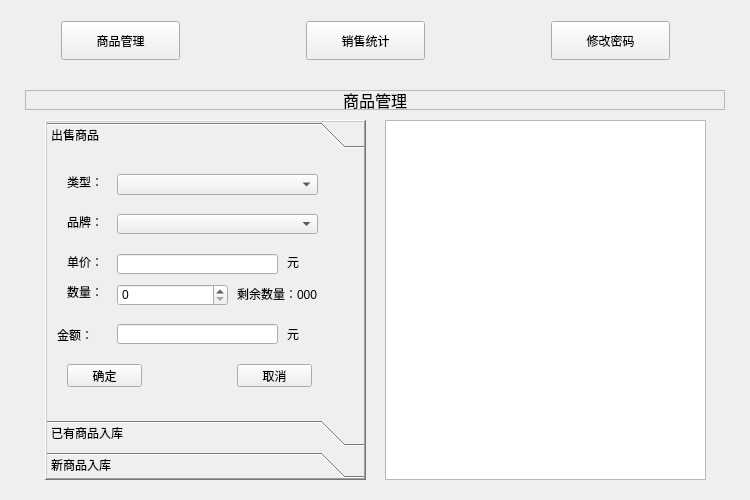
<?xml version="1.0" encoding="UTF-8"?>
<ui version="4.0">
 <class>Widget</class>
 <widget class="QWidget" name="Widget">
  <property name="geometry">
   <rect>
    <x>0</x>
    <y>0</y>
    <width>750</width>
    <height>500</height>
   </rect>
  </property>
  <property name="windowTitle">
   <string>数据管理系统</string>
  </property>
  <widget class="QWidget" name="layoutWidget">
   <property name="geometry">
    <rect>
     <x>50</x>
     <y>10</y>
     <width>631</width>
     <height>61</height>
    </rect>
   </property>
   <layout class="QHBoxLayout" name="horizontalLayout">
    <property name="sizeConstraint">
     <enum>QLayout::SetDefaultConstraint</enum>
    </property>
    <item>
     <widget class="QPushButton" name="manageBtn">
      <property name="sizePolicy">
       <sizepolicy hsizetype="Expanding" vsizetype="Expanding">
        <horstretch>0</horstretch>
        <verstretch>0</verstretch>
       </sizepolicy>
      </property>
      <property name="text">
       <string>商品管理</string>
      </property>
     </widget>
    </item>
    <item>
     <spacer name="horizontalSpacer_3">
      <property name="orientation">
       <enum>Qt::Horizontal</enum>
      </property>
      <property name="sizeHint" stdset="0">
       <size>
        <width>40</width>
        <height>20</height>
       </size>
      </property>
     </spacer>
    </item>
    <item>
     <widget class="QPushButton" name="chartBtn">
      <property name="sizePolicy">
       <sizepolicy hsizetype="Expanding" vsizetype="Expanding">
        <horstretch>0</horstretch>
        <verstretch>0</verstretch>
       </sizepolicy>
      </property>
      <property name="text">
       <string>销售统计</string>
      </property>
     </widget>
    </item>
    <item>
     <spacer name="horizontalSpacer_2">
      <property name="orientation">
       <enum>Qt::Horizontal</enum>
      </property>
      <property name="sizeHint" stdset="0">
       <size>
        <width>40</width>
        <height>20</height>
       </size>
      </property>
     </spacer>
    </item>
    <item>
     <widget class="QPushButton" name="passwordBtn">
      <property name="sizePolicy">
       <sizepolicy hsizetype="Expanding" vsizetype="Expanding">
        <horstretch>0</horstretch>
        <verstretch>0</verstretch>
       </sizepolicy>
      </property>
      <property name="text">
       <string>修改密码</string>
      </property>
     </widget>
    </item>
   </layout>
  </widget>
  <widget class="QStackedWidget" name="stackedWidget">
   <property name="geometry">
    <rect>
     <x>25</x>
     <y>70</y>
     <width>700</width>
     <height>410</height>
    </rect>
   </property>
   <property name="currentIndex">
    <number>0</number>
   </property>
   <widget class="QWidget" name="managePage">
    <widget class="QLabel" name="label">
     <property name="geometry">
      <rect>
       <x>0</x>
       <y>20</y>
       <width>700</width>
       <height>20</height>
      </rect>
     </property>
     <property name="font">
      <font>
       <pointsize>12</pointsize>
      </font>
     </property>
     <property name="frameShape">
      <enum>QFrame::StyledPanel</enum>
     </property>
     <property name="text">
      <string>商品管理</string>
     </property>
     <property name="alignment">
      <set>Qt::AlignCenter</set>
     </property>
    </widget>
    <widget class="QToolBox" name="toolBox">
     <property name="geometry">
      <rect>
       <x>20</x>
       <y>50</y>
       <width>321</width>
       <height>360</height>
      </rect>
     </property>
     <property name="frameShape">
      <enum>QFrame::WinPanel</enum>
     </property>
     <property name="frameShadow">
      <enum>QFrame::Raised</enum>
     </property>
     <widget class="QWidget" name="toolBoxPage1">
      <property name="geometry">
       <rect>
        <x>0</x>
        <y>0</y>
        <width>317</width>
        <height>254</height>
       </rect>
      </property>
      <attribute name="label">
       <string>出售商品</string>
      </attribute>
      <widget class="QLabel" name="label_9">
       <property name="geometry">
        <rect>
         <x>10</x>
         <y>170</y>
         <width>36</width>
         <height>21</height>
        </rect>
       </property>
       <property name="text">
        <string>金额：</string>
       </property>
      </widget>
      <widget class="QPushButton" name="sellCancelBtn">
       <property name="geometry">
        <rect>
         <x>190</x>
         <y>210</y>
         <width>75</width>
         <height>23</height>
        </rect>
       </property>
       <property name="text">
        <string>取消</string>
       </property>
      </widget>
      <widget class="QLabel" name="label_6">
       <property name="geometry">
        <rect>
         <x>20</x>
         <y>20</y>
         <width>36</width>
         <height>16</height>
        </rect>
       </property>
       <property name="text">
        <string>类型：</string>
       </property>
      </widget>
      <widget class="QLabel" name="label_7">
       <property name="geometry">
        <rect>
         <x>20</x>
         <y>60</y>
         <width>36</width>
         <height>16</height>
        </rect>
       </property>
       <property name="text">
        <string>品牌：</string>
       </property>
      </widget>
      <widget class="QComboBox" name="sellTypeComboBox">
       <property name="geometry">
        <rect>
         <x>70</x>
         <y>20</y>
         <width>201</width>
         <height>21</height>
        </rect>
       </property>
       <property name="sizePolicy">
        <sizepolicy hsizetype="Expanding" vsizetype="Fixed">
         <horstretch>0</horstretch>
         <verstretch>0</verstretch>
        </sizepolicy>
       </property>
      </widget>
      <widget class="QComboBox" name="sellBrandComboBox">
       <property name="geometry">
        <rect>
         <x>70</x>
         <y>60</y>
         <width>201</width>
         <height>20</height>
        </rect>
       </property>
       <property name="sizePolicy">
        <sizepolicy hsizetype="Expanding" vsizetype="Fixed">
         <horstretch>0</horstretch>
         <verstretch>0</verstretch>
        </sizepolicy>
       </property>
      </widget>
      <widget class="QPushButton" name="sellOkBtn">
       <property name="geometry">
        <rect>
         <x>20</x>
         <y>210</y>
         <width>75</width>
         <height>23</height>
        </rect>
       </property>
       <property name="text">
        <string>确定</string>
       </property>
      </widget>
      <widget class="QLabel" name="label_8">
       <property name="geometry">
        <rect>
         <x>20</x>
         <y>130</y>
         <width>36</width>
         <height>16</height>
        </rect>
       </property>
       <property name="text">
        <string>数量：</string>
       </property>
      </widget>
      <widget class="QSpinBox" name="sellNumSpinBox">
       <property name="geometry">
        <rect>
         <x>70</x>
         <y>130</y>
         <width>111</width>
         <height>22</height>
        </rect>
       </property>
      </widget>
      <widget class="QLineEdit" name="sellSumLineEdit">
       <property name="geometry">
        <rect>
         <x>70</x>
         <y>170</y>
         <width>161</width>
         <height>20</height>
        </rect>
       </property>
       <property name="readOnly">
        <bool>true</bool>
       </property>
      </widget>
      <widget class="QLabel" name="label_13">
       <property name="geometry">
        <rect>
         <x>240</x>
         <y>170</y>
         <width>31</width>
         <height>20</height>
        </rect>
       </property>
       <property name="text">
        <string>元</string>
       </property>
      </widget>
      <widget class="QLabel" name="label_24">
       <property name="geometry">
        <rect>
         <x>20</x>
         <y>100</y>
         <width>36</width>
         <height>16</height>
        </rect>
       </property>
       <property name="text">
        <string>单价：</string>
       </property>
      </widget>
      <widget class="QLineEdit" name="sellPriceLineEdit">
       <property name="geometry">
        <rect>
         <x>70</x>
         <y>100</y>
         <width>161</width>
         <height>20</height>
        </rect>
       </property>
       <property name="readOnly">
        <bool>true</bool>
       </property>
      </widget>
      <widget class="QLabel" name="label_25">
       <property name="geometry">
        <rect>
         <x>240</x>
         <y>100</y>
         <width>21</width>
         <height>16</height>
        </rect>
       </property>
       <property name="text">
        <string>元</string>
       </property>
      </widget>
      <widget class="QLabel" name="sellLastNumLabel">
       <property name="geometry">
        <rect>
         <x>190</x>
         <y>130</y>
         <width>111</width>
         <height>20</height>
        </rect>
       </property>
       <property name="text">
        <string>剩余数量：000</string>
       </property>
      </widget>
     </widget>
     <widget class="QWidget" name="page_3">
      <property name="geometry">
       <rect>
        <x>0</x>
        <y>0</y>
        <width>317</width>
        <height>254</height>
       </rect>
      </property>
      <attribute name="label">
       <string>已有商品入库</string>
      </attribute>
      <widget class="QLabel" name="label_2">
       <property name="geometry">
        <rect>
         <x>20</x>
         <y>20</y>
         <width>36</width>
         <height>16</height>
        </rect>
       </property>
       <property name="text">
        <string>类型：</string>
       </property>
      </widget>
      <widget class="QLabel" name="label_5">
       <property name="geometry">
        <rect>
         <x>20</x>
         <y>50</y>
         <width>36</width>
         <height>16</height>
        </rect>
       </property>
       <property name="text">
        <string>品牌：</string>
       </property>
      </widget>
      <widget class="QLabel" name="label_10">
       <property name="geometry">
        <rect>
         <x>20</x>
         <y>80</y>
         <width>36</width>
         <height>16</height>
        </rect>
       </property>
       <property name="text">
        <string>单价：</string>
       </property>
      </widget>
      <widget class="QLabel" name="label_11">
       <property name="geometry">
        <rect>
         <x>20</x>
         <y>120</y>
         <width>36</width>
         <height>16</height>
        </rect>
       </property>
       <property name="text">
        <string>数量：</string>
       </property>
      </widget>
      <widget class="QPushButton" name="goodsOkBtn">
       <property name="geometry">
        <rect>
         <x>20</x>
         <y>210</y>
         <width>75</width>
         <height>23</height>
        </rect>
       </property>
       <property name="text">
        <string>确定</string>
       </property>
      </widget>
      <widget class="QPushButton" name="goodsCancelBtn">
       <property name="geometry">
        <rect>
         <x>180</x>
         <y>210</y>
         <width>75</width>
         <height>23</height>
        </rect>
       </property>
       <property name="text">
        <string>取消</string>
       </property>
      </widget>
      <widget class="QComboBox" name="goodsTypeComboBox">
       <property name="geometry">
        <rect>
         <x>60</x>
         <y>20</y>
         <width>151</width>
         <height>20</height>
        </rect>
       </property>
      </widget>
      <widget class="QLineEdit" name="goodsPriceLineEdit">
       <property name="geometry">
        <rect>
         <x>60</x>
         <y>80</y>
         <width>100</width>
         <height>20</height>
        </rect>
       </property>
       <property name="readOnly">
        <bool>true</bool>
       </property>
      </widget>
      <widget class="QComboBox" name="goodsBrandComboBox">
       <property name="geometry">
        <rect>
         <x>60</x>
         <y>50</y>
         <width>210</width>
         <height>20</height>
        </rect>
       </property>
      </widget>
      <widget class="QLabel" name="label_12">
       <property name="geometry">
        <rect>
         <x>170</x>
         <y>80</y>
         <width>31</width>
         <height>21</height>
        </rect>
       </property>
       <property name="text">
        <string>元</string>
       </property>
      </widget>
      <widget class="QLineEdit" name="goodsSumLineEdit">
       <property name="geometry">
        <rect>
         <x>60</x>
         <y>160</y>
         <width>100</width>
         <height>20</height>
        </rect>
       </property>
       <property name="readOnly">
        <bool>true</bool>
       </property>
      </widget>
      <widget class="QLabel" name="label_19">
       <property name="geometry">
        <rect>
         <x>170</x>
         <y>160</y>
         <width>51</width>
         <height>21</height>
        </rect>
       </property>
       <property name="text">
        <string>元</string>
       </property>
      </widget>
      <widget class="QLabel" name="label_20">
       <property name="geometry">
        <rect>
         <x>20</x>
         <y>160</y>
         <width>36</width>
         <height>16</height>
        </rect>
       </property>
       <property name="text">
        <string>金额：</string>
       </property>
      </widget>
      <widget class="QSpinBox" name="goodsNumSpinBox">
       <property name="geometry">
        <rect>
         <x>60</x>
         <y>120</y>
         <width>101</width>
         <height>20</height>
        </rect>
       </property>
      </widget>
     </widget>
     <widget class="QWidget" name="page_5">
      <property name="geometry">
       <rect>
        <x>0</x>
        <y>0</y>
        <width>100</width>
        <height>30</height>
       </rect>
      </property>
      <attribute name="label">
       <string>新商品入库</string>
      </attribute>
      <widget class="QSpinBox" name="newNumSpinBox">
       <property name="geometry">
        <rect>
         <x>70</x>
         <y>130</y>
         <width>171</width>
         <height>20</height>
        </rect>
       </property>
       <property name="minimum">
        <number>1</number>
       </property>
       <property name="maximum">
        <number>999</number>
       </property>
       <property name="value">
        <number>1</number>
       </property>
      </widget>
      <widget class="QLabel" name="label_14">
       <property name="geometry">
        <rect>
         <x>30</x>
         <y>90</y>
         <width>36</width>
         <height>16</height>
        </rect>
       </property>
       <property name="text">
        <string>单价：</string>
       </property>
      </widget>
      <widget class="QLabel" name="label_15">
       <property name="geometry">
        <rect>
         <x>30</x>
         <y>130</y>
         <width>36</width>
         <height>16</height>
        </rect>
       </property>
       <property name="text">
        <string>数量：</string>
       </property>
      </widget>
      <widget class="QComboBox" name="newTypeComboBox">
       <property name="geometry">
        <rect>
         <x>70</x>
         <y>20</y>
         <width>211</width>
         <height>20</height>
        </rect>
       </property>
      </widget>
      <widget class="QLabel" name="label_16">
       <property name="geometry">
        <rect>
         <x>30</x>
         <y>20</y>
         <width>36</width>
         <height>16</height>
        </rect>
       </property>
       <property name="text">
        <string>类型：</string>
       </property>
      </widget>
      <widget class="QLabel" name="label_17">
       <property name="geometry">
        <rect>
         <x>220</x>
         <y>90</y>
         <width>21</width>
         <height>21</height>
        </rect>
       </property>
       <property name="text">
        <string>元</string>
       </property>
      </widget>
      <widget class="QPushButton" name="newCancelBtn">
       <property name="geometry">
        <rect>
         <x>200</x>
         <y>210</y>
         <width>75</width>
         <height>23</height>
        </rect>
       </property>
       <property name="text">
        <string>取消</string>
       </property>
      </widget>
      <widget class="QLabel" name="label_18">
       <property name="geometry">
        <rect>
         <x>30</x>
         <y>50</y>
         <width>36</width>
         <height>16</height>
        </rect>
       </property>
       <property name="text">
        <string>品牌：</string>
       </property>
      </widget>
      <widget class="QPushButton" name="newOkBtn">
       <property name="geometry">
        <rect>
         <x>30</x>
         <y>210</y>
         <width>75</width>
         <height>23</height>
        </rect>
       </property>
       <property name="text">
        <string>确定</string>
       </property>
      </widget>
      <widget class="QLineEdit" name="newBrandLineEdit">
       <property name="geometry">
        <rect>
         <x>70</x>
         <y>50</y>
         <width>210</width>
         <height>20</height>
        </rect>
       </property>
      </widget>
      <widget class="QLineEdit" name="newSumLineEdit">
       <property name="geometry">
        <rect>
         <x>70</x>
         <y>170</y>
         <width>131</width>
         <height>20</height>
        </rect>
       </property>
       <property name="readOnly">
        <bool>true</bool>
       </property>
      </widget>
      <widget class="QLabel" name="label_21">
       <property name="geometry">
        <rect>
         <x>210</x>
         <y>170</y>
         <width>21</width>
         <height>21</height>
        </rect>
       </property>
       <property name="text">
        <string>元</string>
       </property>
      </widget>
      <widget class="QLabel" name="label_22">
       <property name="geometry">
        <rect>
         <x>30</x>
         <y>170</y>
         <width>36</width>
         <height>16</height>
        </rect>
       </property>
       <property name="text">
        <string>金额：</string>
       </property>
      </widget>
      <widget class="QSpinBox" name="newPriceSpinBox">
       <property name="geometry">
        <rect>
         <x>70</x>
         <y>90</y>
         <width>141</width>
         <height>20</height>
        </rect>
       </property>
       <property name="minimum">
        <number>1</number>
       </property>
       <property name="maximum">
        <number>99999</number>
       </property>
       <property name="value">
        <number>1</number>
       </property>
      </widget>
     </widget>
    </widget>
    <widget class="QListWidget" name="dailyList">
     <property name="geometry">
      <rect>
       <x>360</x>
       <y>50</y>
       <width>321</width>
       <height>360</height>
      </rect>
     </property>
     <property name="editTriggers">
      <set>QAbstractItemView::NoEditTriggers</set>
     </property>
    </widget>
   </widget>
   <widget class="QWidget" name="chartPage">
    <widget class="QLabel" name="label_3">
     <property name="geometry">
      <rect>
       <x>0</x>
       <y>20</y>
       <width>700</width>
       <height>20</height>
      </rect>
     </property>
     <property name="font">
      <font>
       <pointsize>12</pointsize>
      </font>
     </property>
     <property name="frameShape">
      <enum>QFrame::StyledPanel</enum>
     </property>
     <property name="text">
      <string>销售统计</string>
     </property>
     <property name="alignment">
      <set>Qt::AlignCenter</set>
     </property>
    </widget>
    <widget class="QComboBox" name="typeComboBox">
     <property name="geometry">
      <rect>
       <x>10</x>
       <y>50</y>
       <width>191</width>
       <height>22</height>
      </rect>
     </property>
    </widget>
    <widget class="QPushButton" name="updateBtn">
     <property name="geometry">
      <rect>
       <x>210</x>
       <y>50</y>
       <width>75</width>
       <height>23</height>
      </rect>
     </property>
     <property name="text">
      <string>更新显示</string>
     </property>
    </widget>
   </widget>
   <widget class="QWidget" name="page">
    <widget class="QLabel" name="label_4">
     <property name="geometry">
      <rect>
       <x>0</x>
       <y>20</y>
       <width>700</width>
       <height>20</height>
      </rect>
     </property>
     <property name="font">
      <font>
       <pointsize>12</pointsize>
      </font>
     </property>
     <property name="frameShape">
      <enum>QFrame::StyledPanel</enum>
     </property>
     <property name="text">
      <string>修改密码</string>
     </property>
     <property name="alignment">
      <set>Qt::AlignCenter</set>
     </property>
    </widget>
    <widget class="QLabel" name="label_23">
     <property name="geometry">
      <rect>
       <x>230</x>
       <y>116</y>
       <width>91</width>
       <height>20</height>
      </rect>
     </property>
     <property name="text">
      <string>原密码：</string>
     </property>
    </widget>
    <widget class="QLabel" name="label_26">
     <property name="geometry">
      <rect>
       <x>230</x>
       <y>150</y>
       <width>61</width>
       <height>20</height>
      </rect>
     </property>
     <property name="text">
      <string>新密码：</string>
     </property>
    </widget>
    <widget class="QLineEdit" name="oldPwdLineEdit">
     <property name="geometry">
      <rect>
       <x>290</x>
       <y>109</y>
       <width>161</width>
       <height>31</height>
      </rect>
     </property>
    </widget>
    <widget class="QLineEdit" name="newPwdLineEdit">
     <property name="geometry">
      <rect>
       <x>290</x>
       <y>149</y>
       <width>161</width>
       <height>31</height>
      </rect>
     </property>
    </widget>
    <widget class="QPushButton" name="changePwdBtn">
     <property name="geometry">
      <rect>
       <x>320</x>
       <y>220</y>
       <width>75</width>
       <height>23</height>
      </rect>
     </property>
     <property name="text">
      <string>确定</string>
     </property>
    </widget>
   </widget>
  </widget>
 </widget>
 <layoutdefault spacing="6" margin="11"/>
 <resources/>
 <connections/>
</ui>
